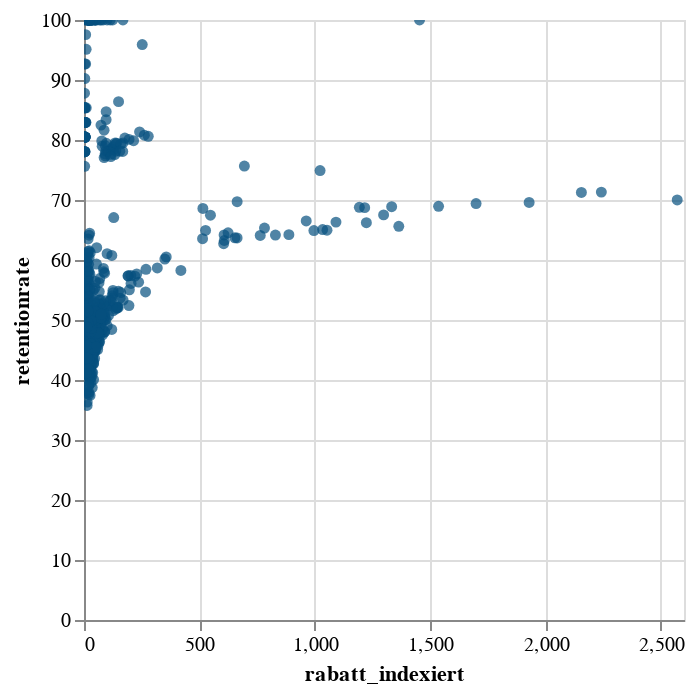

Notebook cell for this chart:
### Code cell
alt.Chart(data).mark_circle(color=color1).encode(
    x = alt.X(x_float),
    y = alt.Y(y_label),
    tooltip = tooltip
).interactive()

### Figure 1 — Vega-Lite specification as saved in the notebook (floating-point values rounded to 4 significant figures; data arrays with more than 128 entries replaced by an {"elided": "..."} marker saying what was removed)
{"config": {"view": {"continuousWidth": 300, "continuousHeight": 300}}, "data": {"name": "data-e2e1ee160eb3ad99c3a81a4a8415f2d5"}, "mark": {"type": "circle", "color": "#06507F"}, "encoding": {"tooltip": [{"field": "kohorte", "type": "nominal"}, {"field": "monat_monat", "type": "nominal"}], "x": {"field": "rabatt_indexiert", "type": "quantitative"}, "y": {"field": "retentionrate", "type": "quantitative"}}, "params": [{"name": "param_105", "select": {"type": "interval", "encodings": ["x", "y"]}, "bind": "scales"}], "$schema": "https://vega.github.io/schema/vega-lite/v5.20.1.json", "datasets": {"data-e2e1ee160eb3ad99c3a81a4a8415f2d5": {"elided": "703 records"}}}
